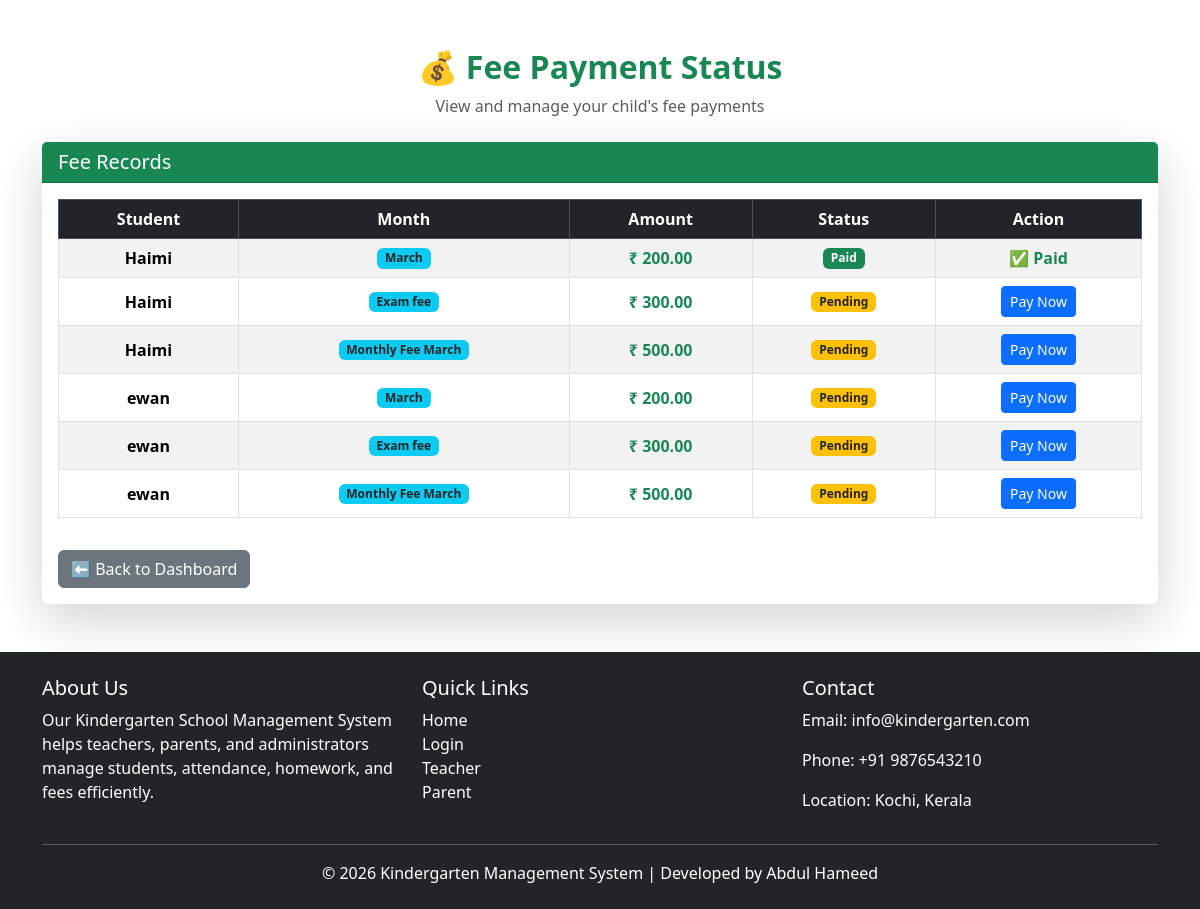
/parent/fees/ (signed in), run on the app's committed database.
### MUN_APP/models.py (models this page shows, shortened)
class FeePayment(models.Model):
    student = models.ForeignKey(Student, on_delete=models.CASCADE)
    fee = models.ForeignKey(Fee, on_delete=models.CASCADE)
    stripe_session_id = models.CharField(max_length=255, blank=True, null=True)
    paid_on = models.DateField(blank=True, null=True)
    status = models.CharField(
        max_length=20,
        choices=(('Paid', 'Paid'), ('Pending', 'Pending')),
        default='Pending'
    )

class Student(models.Model):
    full_name = models.CharField(max_length=200)
    dob = models.DateField()
    admission_no = models.CharField(max_length=100, unique=True)
    parent = models.ForeignKey(
        userRegistration,
        on_delete=models.CASCADE,
        limit_choices_to={'role': 'parent'}
    )
    class_section = models.ForeignKey(ClassSection, on_delete=models.SET_NULL, null=True)
    address = models.TextField(blank=True, null=True)

class Fee(models.Model):
    class_section = models.ForeignKey(ClassSection, on_delete=models.CASCADE)
    month = models.CharField(max_length=20)
    amount = models.DecimalField(max_digits=10, decimal_places=2)

### MUN_APP/views.py (the view)
# urls.py: path("parent/fees/", views.parentFees, name="parent_fees"),
def parentFees(request):
    parent_id = request.session.get("user_id")
    students = Student.objects.filter(parent_id=parent_id)
    fees = FeePayment.objects.filter(student__in=students)
    return render(request, "parent/fee_status.html", {"fees": fees})

### MUN_APP/templates/parent/fee_status.html
<link href="https://cdn.jsdelivr.net/npm/bootstrap@5.3.2/dist/css/bootstrap.min.css" rel="stylesheet">
<div class="container mt-5">
    <div class="text-center mb-4">
        <h2 class="fw-bold text-success">💰 Fee Payment Status</h2>
        <p class="text-muted">View and manage your child's fee payments</p>
    </div>
    <div class="card shadow-lg border-0">
        <div class="card-header bg-success text-white">
            <h5 class="mb-0">Fee Records</h5>
        </div>
        <div class="card-body">
            <div class="table-responsive">
                <table class="table table-striped table-hover table-bordered align-middle text-center">
                    <thead class="table-dark">
                        <tr>
                            <th>Student</th>
                            <th>Month</th>
                            <th>Amount</th>
                            <th>Status</th>
                            <th>Action</th>
                        </tr>
                    </thead>
                    <tbody>
                        {% for f in fees %}
                        <tr>
                            <td class="fw-semibold">{{ f.student.full_name }}</td>
                            <td>
                                <span class="badge bg-info text-dark">
                                    {{ f.fee.month }}
                                </span>
                            </td>
                            <td class="fw-bold text-success">
                                ₹ {{ f.fee.amount }}
                            </td>
                            <td>
                                {% if f.status == "Pending" %}
                                <span class="badge bg-warning text-dark">
                                    Pending
                                </span>
                                {% else %}
                                <span class="badge bg-success">
                                    Paid
                                </span>
                                {% endif %}
                            </td>
                            <td>
                                {% if f.status == "Pending" %}
                                <a href="{% url 'pay_fee' f.id %}" class="btn btn-primary btn-sm">
                                    Pay Now
                                </a>
                                {% else %}
                                <span class="text-success fw-bold">✅ Paid</span>
                                {% endif %}
                            </td>
                        </tr>
                        {% empty %}
                        <tr>
                            <td colspan="5" class="text-muted p-4">
                                No fee records found
                            </td>
                        </tr>
                        {% endfor %}
                    </tbody>
                </table>
            </div>
            <div class="mt-3">
                <a href="{% url 'parent_dashboard' %}" class="btn btn-secondary">
                    ⬅ Back to Dashboard
                </a>
            </div>
        </div>
    </div>
</div>
{% include "footer.html" %}

### data on the page
FeePayment: student.full_name "Haimi", fee.month "March", fee.amount "200.00", status "Paid"
FeePayment: student.full_name "Haimi", fee.month "Exam fee", fee.amount "300.00", status "Pending"
FeePayment: student.full_name "Haimi", fee.month "Monthly Fee March", fee.amount "500.00", status "Pending"
FeePayment: student.full_name "ewan", fee.month "March", fee.amount "200.00", status "Pending"
FeePayment: student.full_name "ewan", fee.month "Exam fee", fee.amount "300.00", status "Pending"
FeePayment: student.full_name "ewan", fee.month "Monthly Fee March", fee.amount "500.00", status "Pending"
